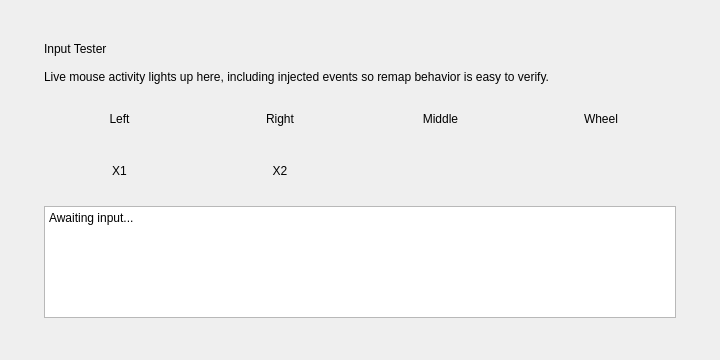
<?xml version="1.0" encoding="UTF-8"?>
<ui version="4.0">
 <class>InputTesterWindow</class>
 <widget class="QWidget" name="InputTesterWindow">
  <property name="geometry">
   <rect>
    <x>0</x>
    <y>0</y>
    <width>720</width>
    <height>360</height>
   </rect>
  </property>
  <property name="minimumSize">
   <size>
    <width>640</width>
    <height>320</height>
   </size>
  </property>
  <property name="windowTitle">
   <string>Field Mouse - Input Tester</string>
  </property>
  <layout class="QVBoxLayout" name="windowLayout">
   <property name="leftMargin">
    <number>24</number>
   </property>
   <property name="topMargin">
    <number>24</number>
   </property>
   <property name="rightMargin">
    <number>24</number>
   </property>
   <property name="bottomMargin">
    <number>24</number>
   </property>
   <item>
    <widget class="QFrame" name="testerCardFrame">
     <layout class="QVBoxLayout" name="testerCardLayout">
      <property name="leftMargin">
       <number>20</number>
      </property>
      <property name="topMargin">
       <number>18</number>
      </property>
      <property name="rightMargin">
       <number>20</number>
      </property>
      <property name="bottomMargin">
       <number>18</number>
      </property>
      <property name="spacing">
       <number>14</number>
      </property>
      <item>
       <widget class="QLabel" name="testerTitleLabel">
        <property name="text">
         <string>Input Tester</string>
        </property>
       </widget>
      </item>
      <item>
       <widget class="QLabel" name="testerSubtitleLabel">
        <property name="text">
         <string>Live mouse activity lights up here, including injected events so remap behavior is easy to verify.</string>
        </property>
        <property name="wordWrap">
         <bool>true</bool>
        </property>
       </widget>
      </item>
      <item>
       <layout class="QGridLayout" name="testerLightsGridLayout">
        <property name="horizontalSpacing">
         <number>10</number>
        </property>
        <property name="verticalSpacing">
         <number>10</number>
        </property>
        <item row="0" column="0">
                 <widget class="QLabel" name="lightLeftLabel">
          <property name="minimumSize">
           <size>
            <width>0</width>
            <height>42</height>
           </size>
          </property>
          <property name="alignment">
           <set>Qt::AlignCenter</set>
          </property>
          <property name="text">
                     <string>Left</string>
          </property>
         </widget>
        </item>
        <item row="0" column="1">
                 <widget class="QLabel" name="lightRightLabel">
          <property name="minimumSize">
           <size>
            <width>0</width>
            <height>42</height>
           </size>
          </property>
          <property name="alignment">
           <set>Qt::AlignCenter</set>
          </property>
          <property name="text">
                     <string>Right</string>
          </property>
         </widget>
        </item>
        <item row="0" column="2">
                 <widget class="QLabel" name="lightMiddleLabel">
          <property name="minimumSize">
           <size>
            <width>0</width>
            <height>42</height>
           </size>
          </property>
          <property name="alignment">
           <set>Qt::AlignCenter</set>
          </property>
          <property name="text">
                     <string>Middle</string>
          </property>
         </widget>
        </item>
        <item row="0" column="3">
                 <widget class="QLabel" name="lightWheelLabel">
          <property name="minimumSize">
           <size>
            <width>0</width>
            <height>42</height>
           </size>
          </property>
          <property name="alignment">
           <set>Qt::AlignCenter</set>
          </property>
          <property name="text">
                     <string>Wheel</string>
          </property>
         </widget>
        </item>
        <item row="1" column="0">
                 <widget class="QLabel" name="lightX1Label">
          <property name="minimumSize">
           <size>
            <width>0</width>
            <height>42</height>
           </size>
          </property>
          <property name="alignment">
           <set>Qt::AlignCenter</set>
          </property>
          <property name="text">
                     <string>X1</string>
          </property>
         </widget>
        </item>
        <item row="1" column="1">
                 <widget class="QLabel" name="lightX2Label">
          <property name="minimumSize">
           <size>
            <width>0</width>
            <height>42</height>
           </size>
          </property>
          <property name="alignment">
           <set>Qt::AlignCenter</set>
          </property>
          <property name="text">
                     <string>X2</string>
          </property>
         </widget>
        </item>
       </layout>
      </item>
      <item>
       <widget class="QPlainTextEdit" name="inputTesterLogEdit">
        <property name="minimumSize">
         <size>
          <width>0</width>
          <height>110</height>
         </size>
        </property>
        <property name="readOnly">
         <bool>true</bool>
        </property>
        <property name="plainText">
         <string>Awaiting input...</string>
        </property>
       </widget>
      </item>
     </layout>
    </widget>
   </item>
  </layout>
 </widget>
 <resources/>
 <connections/>
</ui>
